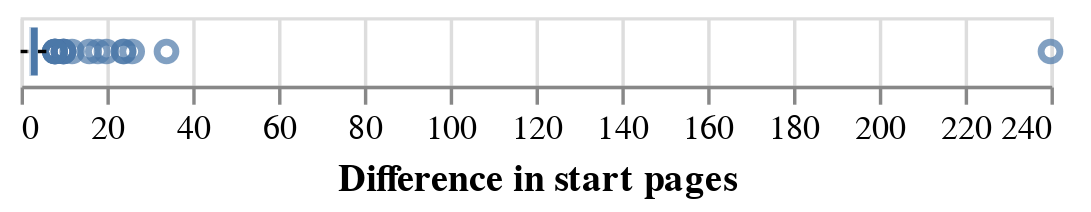

Write notebook code for a chart like this one.
### Markdown cell above
Maybe a box plot will be an easier way to show the distribution of changes.

### Code cell
alt.Chart(changed_pages).mark_boxplot().encode(
    alt.X("start_page_diff", title="Difference in start pages")
)
